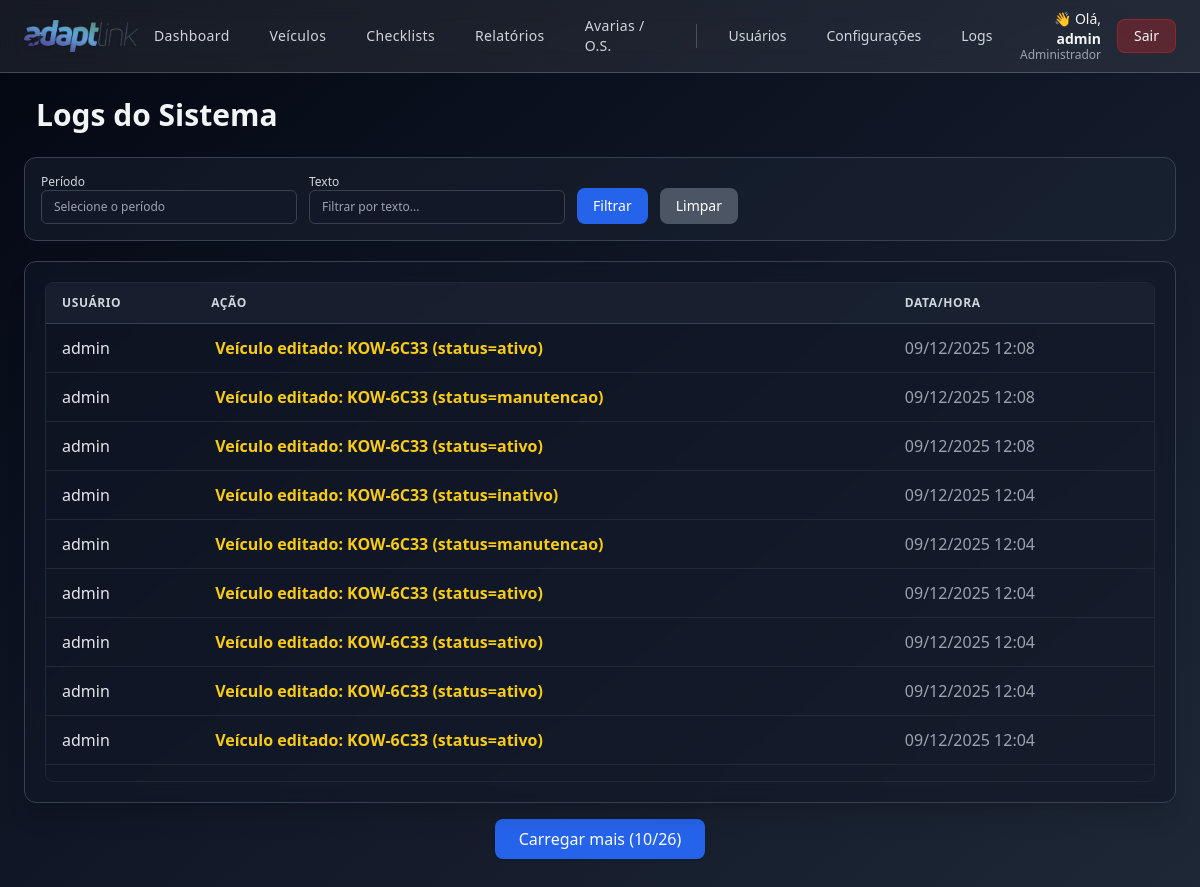
The app's page /logs (signed in) with its own data.
### app.py (models this page shows, shortened)
class User(UserMixin, db.Model):
    __tablename__ = "user"
    id = db.Column(db.Integer, primary_key=True)
    username = db.Column(db.String(80), unique=True, nullable=False)
    password_hash = db.Column(db.String(255), nullable=False)
    is_admin_legacy = db.Column("is_admin", db.Boolean, default=False)
    role = db.Column(db.String(20), default=None)
    @property
    def is_admin(self):
        if self.role is None:
            return bool(self.is_admin_legacy)
        return self.role == "admin"
    @property
    def is_supervisor(self):
        return self.role == "supervisor"
    @property
    def is_tech(self):
        if self.role is None and not self.is_admin_legacy:
            return True
        return self.role == "tech"
    @property
    def is_manutencao(self):
        return self.role == "manutencao"

class Log(db.Model):
    __tablename__ = "log"
    id = db.Column(db.Integer, primary_key=True)
    usuario = db.Column(db.String(100), nullable=False)
    acao = db.Column(db.String(255), nullable=False)
    data_hora = db.Column(db.DateTime, default=datetime.utcnow)

### app.py (the view, shortened to what this page needs)
@app.route("/logs")
@admin_required
def logs():
    periodo = request.args.get("periodo", "").strip()
    busca = request.args.get("busca", "").strip().lower()
    limit = int(request.args.get("limit", 10))  # quantidade inicial
    query = Log.query
    if busca:
        query = query.filter(
            Log.usuario.ilike(f"%{busca}%") |
            Log.acao.ilike(f"%{busca}%")
        )
    total_logs = query.count()
    registros = query.order_by(Log.data_hora.desc()).limit(limit).all()
    return render_template(
        "logs.html",
        registros=registros,
        limit=limit,
        total_logs=total_logs
    )

### app.py (called while the page is built, shortened)
@app.template_filter("br_datetime")
def br_datetime(value):
    if not value:
        return ""
    try:
        value_br = value - timedelta(hours=3)
        return value_br.strftime("%d/%m/%Y %H:%M")
    except Exception:
        return str(value)

@login_manager.user_loader
def load_user(uid):
    return User.query.get(int(uid))

def admin_required(view):
    @wraps(view)
    def wrapper(*args, **kwargs):
        if not current_user.is_authenticated:
            return redirect(url_for("login"))
        return view(*args, **kwargs)
    return wrapper

@app.context_processor
def inject_role_flags():
    return dict(
        ROLE_ADMIN=(current_user.is_authenticated and current_user.is_admin),
        ROLE_SUPERVISOR=(current_user.is_authenticated and current_user.is_supervisor),
        ROLE_TECH=(current_user.is_authenticated and current_user.is_tech),
        ROLE_MANUTENCAO=(current_user.is_authenticated and current_user.is_manutencao),
    )

### templates/logs.html (shortened to what this page needs)
{% extends "layout.html" %}
{% block content %}
<div class="max-w-6xl mx-auto">
    <div class="flex items-center justify-between mb-6">
        <h1 class="text-3xl font-semibold text-gray-100 flex items-center gap-3">
            Logs do Sistema
        </h1>
    </div>
    <form method="get" class="flex items-end gap-3 bg-gray-800/40 p-4 rounded-xl border border-gray-700 mb-5">
        <div class="flex flex-col text-gray-300 text-xs">
            <label for="periodo">Período</label>
            <input id="periodo" type="text" name="periodo"
                   value="{{ request.args.get('periodo', '') }}"
                   placeholder="Selecione o período"
                   class="bg-gray-900 border border-gray-700 text-gray-200 px-3 py-2 rounded-md w-64">
        </div>
        <div class="flex flex-col text-gray-300 text-xs">
            <label for="filtro">Texto</label>
            <input id="filtro" type="text" name="busca"
                   value="{{ request.args.get('busca', '') }}"
                   placeholder="Filtrar por texto..."
                   class="bg-gray-900 border border-gray-700 text-gray-200 px-3 py-2 rounded-md w-64">
        </div>
        <button class="px-4 py-2 bg-blue-600 hover:bg-blue-700 text-white rounded-lg text-sm">
            Filtrar
        </button>
        <a href="{{ url_for('logs') }}"
           class="px-4 py-2 bg-gray-600 hover:bg-gray-500 text-white rounded-lg text-sm">
            Limpar
        </a>
    </form>
    <div class="bg-gray-900/60 backdrop-blur rounded-xl border border-gray-700 shadow-xl p-5">
        <div class="max-h-[500px] overflow-y-auto rounded-lg border border-gray-800">
            <table id="tabelaLogs" class="min-w-full divide-y divide-gray-700">
                <thead class="bg-gray-800/60 sticky top-0 z-10">
                    <tr>
                        <th class="px-4 py-3 text-left text-gray-300 uppercase text-xs tracking-wider">
                            Usuário
                        </th>
                        <th class="px-4 py-3 text-left text-gray-300 uppercase text-xs tracking-wider">
                            Ação
                        </th>
                        <th class="px-4 py-3 text-left text-gray-300 uppercase text-xs tracking-wider">
                            Data/Hora
                        </th>
                    </tr>
                </thead>
                <tbody class="divide-y divide-gray-800 text-gray-200" id="tbodyLogs">
                    {% for r in registros %}
                    <tr class="hover:bg-gray-800/40 transition">
                        <td class="px-4 py-3 font-medium">{{ r.usuario }}</td>
                        <td class="px-4 py-3">
                            {% set text = r.acao.lower() %}
                            {% if "criado" in text %}
                                <span class="text-green-400 font-semibold">
                                    <i class="fas fa-plus-circle mr-1"></i>{{ r.acao }}
                                </span>
                            {% elif "excluído" in text or "delet" in text %}
                                <span class="text-red-400 font-semibold">
                                    <i class="fas fa-trash-alt mr-1"></i>{{ r.acao }}
                                </span>
                            {% elif "edit" in text or "alter" in text %}
                                <span class="text-yellow-400 font-semibold">
                                    {{ r.acao }}
                                </span>
                            {% elif "login" in text %}
                                <span class="text-blue-400 font-semibold">
                                    <i class="fas fa-sign-in-alt mr-1"></i>{{ r.acao }}
                                </span>
                            {% elif "logout" in text %}
                                <span class="text-purple-400 font-semibold">
                                    <i class="fas fa-sign-out-alt mr-1"></i>{{ r.acao }}
                                </span>
                            {% else %}
                                <span class="text-gray-300">{{ r.acao }}</span>
                            {% endif %}
                        </td>
                        <td class="px-4 py-3 text-gray-400">
                            {{ r.data_hora|br_datetime }}
                        </td>
                    </tr>
                    {% endfor %}
                </tbody>
            </table>
        </div>
    </div>
    {% if limit < total_logs %}
    <div class="flex justify-center mt-4">
        <a href="{{ url_for('logs', limit=limit+20, periodo=request.args.get('periodo', ''), busca=request.args.get('busca', '')) }}"
           class="px-6 py-2 bg-blue-600 hover:bg-blue-700 text-white rounded-lg shadow">
            Carregar mais ({{ limit }}/{{ total_logs }})
        </a>
    </div>
    {% endif %}
</div>
<link rel="stylesheet" href="https://cdn.jsdelivr.net/npm/litepicker/dist/css/litepicker.css" />
{% endblock %}

### templates/layout.html (shortened to what this page needs)
<!doctype html>
<html lang="pt-BR" class="h-full">
  <head>
    <script src="https://cdn.tailwindcss.com"></script>
  </head>
  <body class="min-h-screen bg-gradient-to-br from-gray-950 via-gray-900 to-gray-800 text-gray-100">
    <header class="glass border-b border-white/20 sticky top-0 z-50">
      <div class="max-w-7xl mx-auto px-6 py-2 flex items-center justify-between">
        <div class="flex items-center gap-3">
          <img src="{{ url_for('static', filename='logo.png') }}"
               class="h-8 w-auto object-contain drop-shadow"
               alt="Logo">
        </div>
        {% if current_user.is_authenticated and (ROLE_ADMIN or ROLE_SUPERVISOR) %}
        <nav class="hidden md:flex items-center gap-2 text-sm font-medium mx-auto">
          {% set menu_items = [
            ('Dashboard', 'dashboard'),
            ('Veículos', 'vehicles'),
            ('Checklists', 'checklists'),
            ('Relatórios', 'reports'),
            ('Avarias / O.S.', 'avarias_registro')
          ] %}
          {% for label, route in menu_items %}
            <a href="{{ url_for(route) }}"
               class="px-4 py-2 rounded-lg text-gray-300 hover:text-white
                      hover:bg-blue-600/20 font-medium tracking-wide">
              {{ label }}
            </a>
          {% endfor %}
          {% if ROLE_ADMIN %}
            <a href="{{ url_for('users') }}"
               class="px-4 py-2 rounded-lg text-gray-300 hover:text-white hover:bg-blue-600/20">
               Usuários
            </a>
            <a href="{{ url_for('config_checklist') }}"
               class="px-4 py-2 rounded-lg text-gray-300 hover:text-white hover:bg-blue-600/20">
               Configurações
            </a>
            <a href="{{ url_for('logs') }}"
               class="px-4 py-2 rounded-lg text-gray-300 hover:text-white hover:bg-yellow-600/20">
               Logs
            </a>
          {% endif %}
        </nav>
        {% endif %}
        <div class="flex items-center gap-4">
          {% if current_user.is_authenticated %}
            <div class="text-right leading-tight">
              <p class="text-sm text-gray-100">
                👋 Olá, <span class="font-semibold">{{ current_user.username }}</span>
              </p>
              <p class="text-xs text-gray-400 -mt-0.5">
  {% if request.endpoint in ['checklist_mobile', 'manutencao_os'] %}
      Colaborador
  {% else %}
      {% if ROLE_ADMIN %}
          Administrador
      {% elif ROLE_SUPERVISOR %}
          Supervisor
      {% else %}
          Técnico
      {% endif %}
  {% endif %}
</p>
            </div>
            <a href="{{ url_for('logout') }}"
               class="px-4 py-1.5 rounded-lg text-sm bg-red-600/30 border border-red-600/40
                      hover:bg-red-600/40 hover:text-red-100">
              Sair
            </a>
          {% else %}
            <a href="{{ url_for('login') }}" class="text-sm hover:text-blue-400">
              Login
            </a>
          {% endif %}
        </div>
      </div>
    </header>
    <main class="max-w-7xl mx-auto px-6 py-6">
      {% block content %}{% endblock %}
    </main>
  </body>
</html>

### templates/layout.html (style rules this page uses)
* { transition: 0.15s ease-in-out; }
.glass { background: rgba(255, 255, 255, 0.08); backdrop-filter: blur(12px); }

### records on screen
User: username "admin"
Log: usuario "admin", acao "Veículo editado: KOW-6C33 (status=ativo)", data_hora|br_datetime "09/12/2025 12:08"
Log: usuario "admin", acao "Veículo editado: KOW-6C33 (status=manutencao)", data_hora|br_datetime "09/12/2025 12:08"
Log: usuario "admin", acao "Veículo editado: KOW-6C33 (status=ativo)", data_hora|br_datetime "09/12/2025 12:08"
Log: usuario "admin", acao "Veículo editado: KOW-6C33 (status=inativo)", data_hora|br_datetime "09/12/2025 12:04"
Log: usuario "admin", acao "Veículo editado: KOW-6C33 (status=manutencao)", data_hora|br_datetime "09/12/2025 12:04"
Log: usuario "admin", acao "Veículo editado: KOW-6C33 (status=ativo)", data_hora|br_datetime "09/12/2025 12:04"
Log: usuario "admin", acao "Veículo editado: KOW-6C33 (status=ativo)", data_hora|br_datetime "09/12/2025 12:04"
Log: usuario "admin", acao "Veículo editado: KOW-6C33 (status=ativo)", data_hora|br_datetime "09/12/2025 12:04"
Log: usuario "admin", acao "Veículo editado: KOW-6C33 (status=ativo)", data_hora|br_datetime "09/12/2025 12:04"

### other values on screen
{{ label }} "Dashboard" "Veículos" "Checklists" "Relatórios" "Avarias / O.S."
{{ limit }} "10"
{{ total_logs }} "26"
